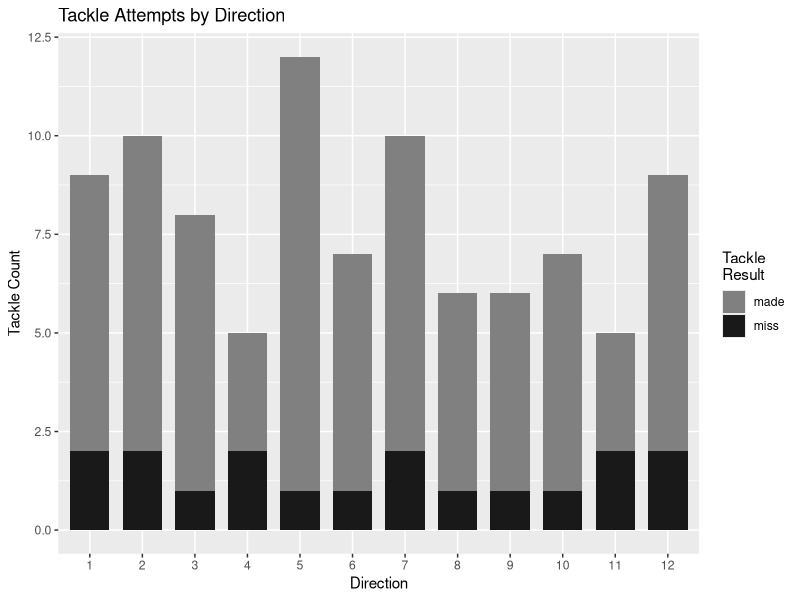
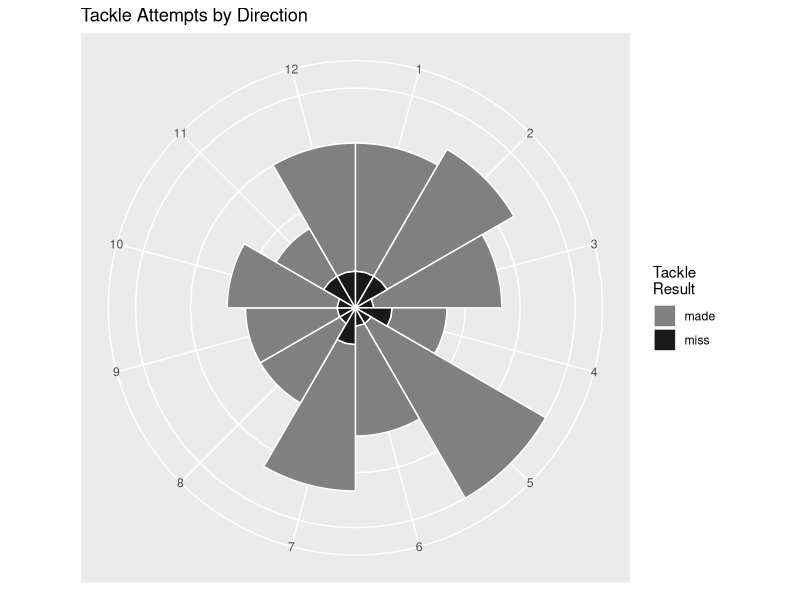
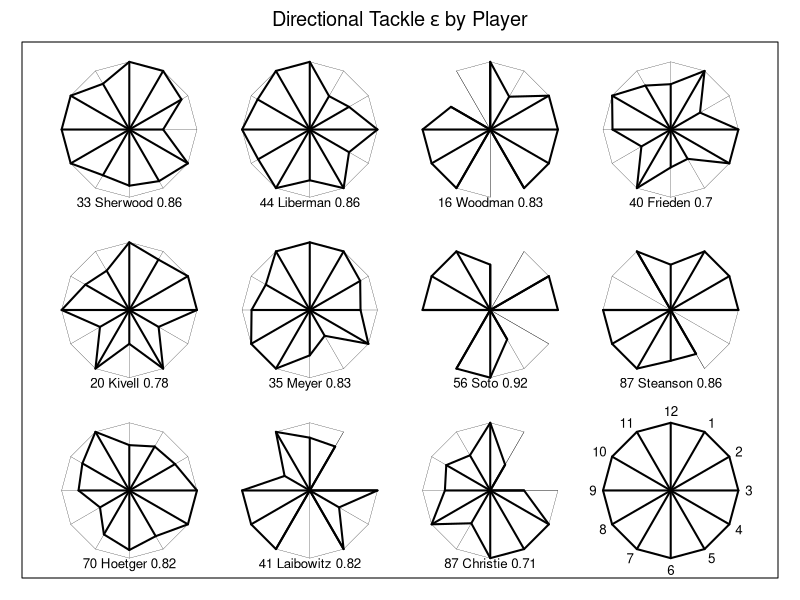

Reproduce these figures in R, in order.
## ---- chunk 1
options(width = 80)
## ---- chunk 2
library(dplyr)
library(ggplot2)
library(tidyr)
## ---- chunk 3
set.seed(9940)
T <- data.frame(dir = 1:12, att = sample(5:12, 12, replace=TRUE))
head(T, 5)
## ---- chunk 4
T <- T %>% 
  mutate(made = att - ceiling(att*runif(12, 0, .3))) %>% 
  mutate(miss = att - made) %>%
  mutate(eff = round(made/att,2)) 

T$eff[is.nan(T$eff)] <- NA
## ---- chunk 5
tmade <- sum(T$made)
tatt <- sum(T$att)
eff <- round(tmade/tatt,2)
cat("Attempts:", tatt, "\nMade:", tmade, "\nEfficiency:", eff)
## ---- chunk 6
Tl <- T %>% 
  gather(res, count, made:miss) %>% 
  select(dir, res, count)
head(Tl, 5)
## ---- chunk 7
  ggplot(Tl, aes(factor(dir), count, fill=factor(res))) + 
  geom_bar(width=.75, stat="identity") +
  scale_fill_grey(name="Tackle\nResult", start=.5, end=.1) + 
  xlab("Direction") +
  ylab("Tackle Count") +
  ggtitle("Tackle Attempts by Direction")
## ---- chunk 8
ggplot(Tl, aes(factor(dir), count, fill=factor(res))) + 
  geom_bar(width=1, stat="identity", color="white") + coord_polar() + 
  scale_fill_grey(name="Tackle\nResult", start=.5, end=.1) + 
  theme(axis.ticks=element_blank(), 
        axis.text.y=element_blank(),
        axis.title.y=element_blank(),
        axis.title.x=element_blank()) + 
  ggtitle("Tackle Attempts by Direction")
## ---- chunk 9
names <- c("Sherwood", "Liberman", "Woodman", "Frieden", "Kivell", "Meyer", "Soto", "Steanson", "Hoetger", "Laibowitz", "Christie")
numbers=c("33", "44", "16", "40", "20", "35", "56", "87", "70", "41", "87")
position=c("LB", "DB", "DB", "DL", "LB", "DB", "LB", "LB", "DL", "DL", "DL")
team <- data.frame("name"=names, "number"=numbers, "position"=position)
team
## ---- chunk 10
player_tackle_attempts <- matrix(sample(0:9, 132, replace=TRUE), ncol=12, nrow=11)
player_tackles_made <- 
  ceiling(player_tackle_attempts-player_tackle_attempts*runif(length(player_tackle_attempts),0,.6))
## ---- chunk 11
player_tackles_made[is.na(player_tackles_made)] <- 0
colnames(player_tackle_attempts) <- paste(1:12, "ta", sep="")
colnames(player_tackles_made) <- paste(1:12, "tm", sep="")
## ---- chunk 12
player_tackles <- round(player_tackles_made/player_tackle_attempts,2)
colnames(player_tackles)<-c(1:12)
rownames(player_tackles)<-names
team_tackles <- cbind(team,player_tackles)
head(team_tackles)
## ---- chunk 13
dir_eff <- round(apply(player_tackles_made, 2, sum)/apply(player_tackle_attempts, 2, sum),2)
max_dir <- paste(which.max(dir_eff), "(", max(dir_eff), ")")
min_dir <- paste(which.min(dir_eff), "(", min(dir_eff), ")")
player_eff <- round(apply(player_tackles_made, 1, sum)/apply(player_tackle_attempts, 1, sum),2)
max_player <- paste(names[which.max(player_eff)], ":", max(player_eff))
## ---- chunk 14
locations <- matrix(c(2,4,6,8,2,4,6,8,2,4,6,6,6,6,6,4,4,4,4,2,2,2), ncol=2, nrow=11)
circles <- matrix(1.0, ncol=12, nrow=11)
circles[is.nan(player_tackles[,1:12])] <- 0
## ---- chunk 15
stars(circles, radius=TRUE, draw.segments=FALSE, locations=locations,
      labels=paste(numbers, names, player_eff), flip.labels=FALSE, scale=FALSE, len=.75,
      main = bquote("Directional Tackle" ~ epsilon ~ "by Player"))

stars(team_tackles[,c(6:4,15:7)], draw.segments=FALSE, scale=FALSE, 
      radius=TRUE, key.loc=c(8,2), labels=NULL, locations=locations,
      len=.75, lwd=2, add=TRUE, frame.plot=TRUE)
